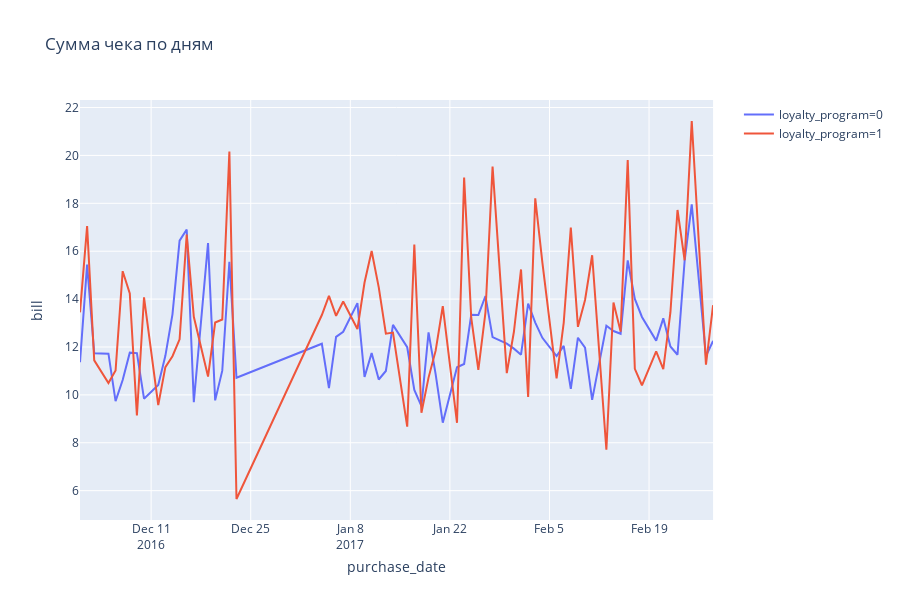

This figure's notebook cell:
### Code cell
def analysis(data,col):
    fig = px.line(data.pivot_table(index = ['loyalty_program', 'purchase_date'], values = col, aggfunc = 'mean').reset_index(), x = 'purchase_date', y = col, color = 'loyalty_program', title = 'Сумма чека по дням')
    fig.show()    
analysis(data,'bill')
